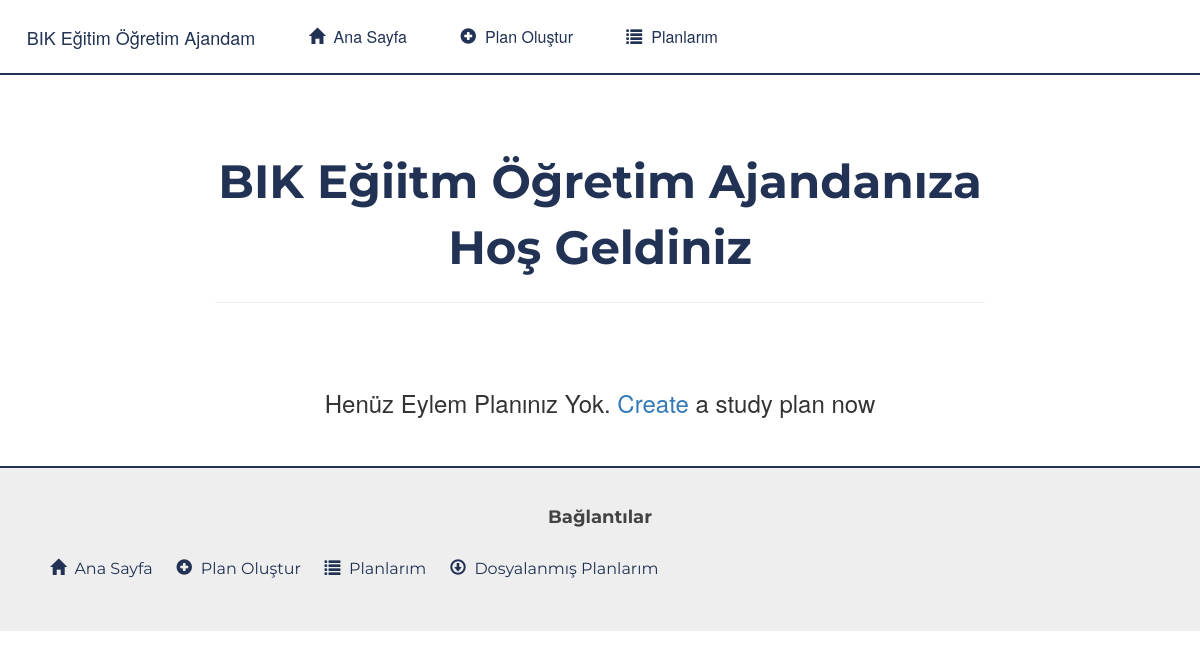
Before: / with the older database file.
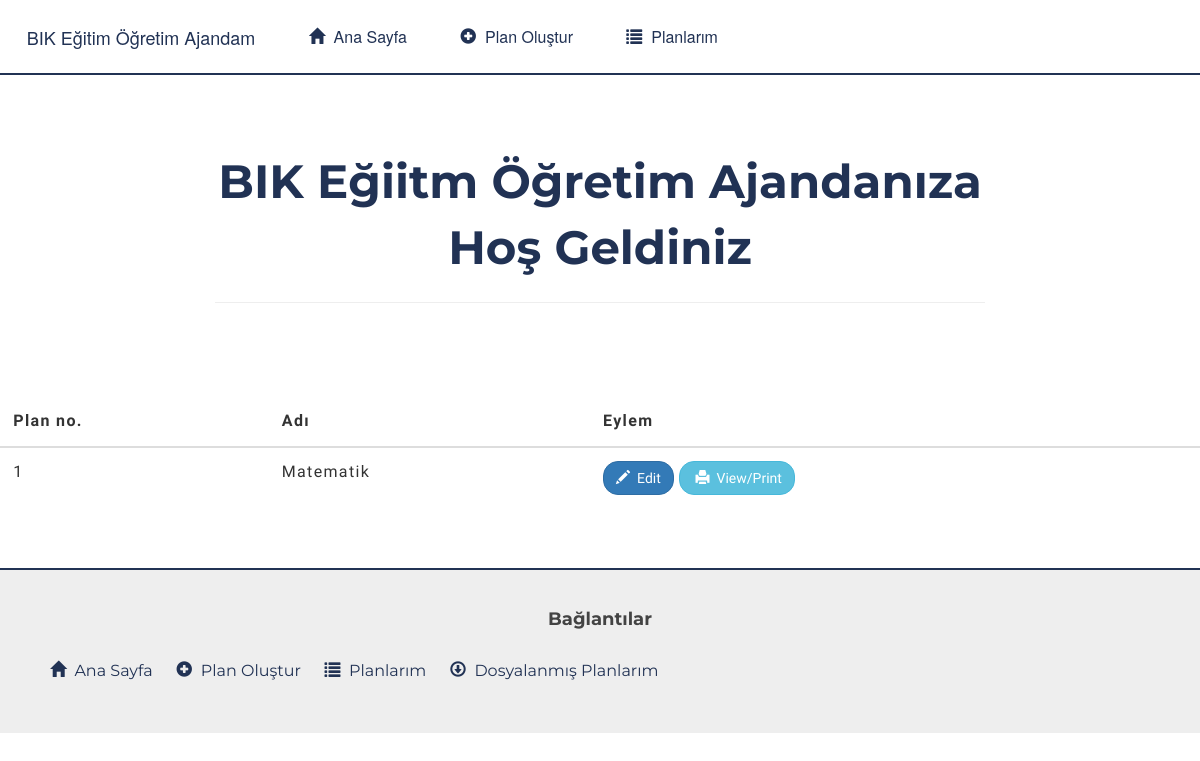
After: the same page with the newer database file.
### studyplanner/models.py (models this page shows, shortened)
class Plan(models.Model):
	name = models.CharField(max_length=100,null=False,blank=False)
	is_completed = models.BooleanField(default=False)
	description = models.TextField(default='')
	deadline = models.DateField(default=datetime.date.today)
	completed_subjects = models.IntegerField(default=0)
	completed_paths = models.IntegerField(default=0)
	completed_on = models.DateField(default=datetime.date.today)
	archived = models.BooleanField(default=False)
	class Meta:
		ordering = ['is_completed']

### studyplanner/views.py (the view)
# urls.py: 2. Add a URL to urlpatterns:  path('', views.home, name='home')
def home(request):
	plans = Plan.objects.filter(is_completed=False,archived=False)
	return render(request, 'studyplanner/index.html', {'plans':plans})

### studyplanner/templates/studyplanner/index.html (shortened to what this page needs)
{% extends 'studyplanner/base.html' %}
{% block content %}
<div class="container-fluid">
	<div class="pageBody">
		<div class="row">
			<div class="col-sm-offset-2 col-md-offset-2 col-sm-8 col-md-8">
				<div class="text-center" style="padding-top:35pt; padding-bottom: 35pt;">
					<b class="extraBig">BIK Eğiitm Öğretim Ajandanıza Hoş Geldiniz</b>
					<hr>
				</div>
			</div>
		</div>
		<div class="panels">
			{% if plans.count > 0 %}
				<div class="row">
					<div class="table-responsive dataTable">
						<table class="table table-hover">
							<thead>
								<tr>
									<th>Plan no.</th>
									<th>Adı</th>
									<th>Eylem</th>
								</tr>
							</thead>
							<tbody>
								{% for plan in plans %}
									<tr>
										<td>{{ forloop.counter }}</td>
										<td>{{ plan.name }}</td>
										<td>
											<a href="{% url 'studyplanner:plan-detail' pk=plan.pk %}">
												<button class="btn btn-primary"><span class="glyphicon glyphicon-pencil"></span>&nbsp; Edit</button>
											</a>
											<a href="{% url 'studyplanner:print-plan' pk=plan.pk %}">
												<button class="btn btn-info"></span>&nbsp;<span class="glyphicon glyphicon-print"></span>&nbsp; View/Print</button>
											</a>
										</td>
									</tr>
								{% endfor %}
							</tbody>
						</table>
					</div>
				</div>
			{% else %}
				<div class="text-center">
					<h3>Henüz Eylem Planınız Yok. <a href="{% url 'studyplanner:create-plan' %}">Create</a> a study plan now</h3>
				</div>
			{% endif %}
		</div>
	</div>
</div>
{% endblock %}

Changed rows visible on the page:
added Plan: name "Matematik"
Other visible differences:
text no longer shown: "Henüz Eylem Planınız Yok. Create a study plan now"
text now shown: "Plan no. Adı Eylem"
